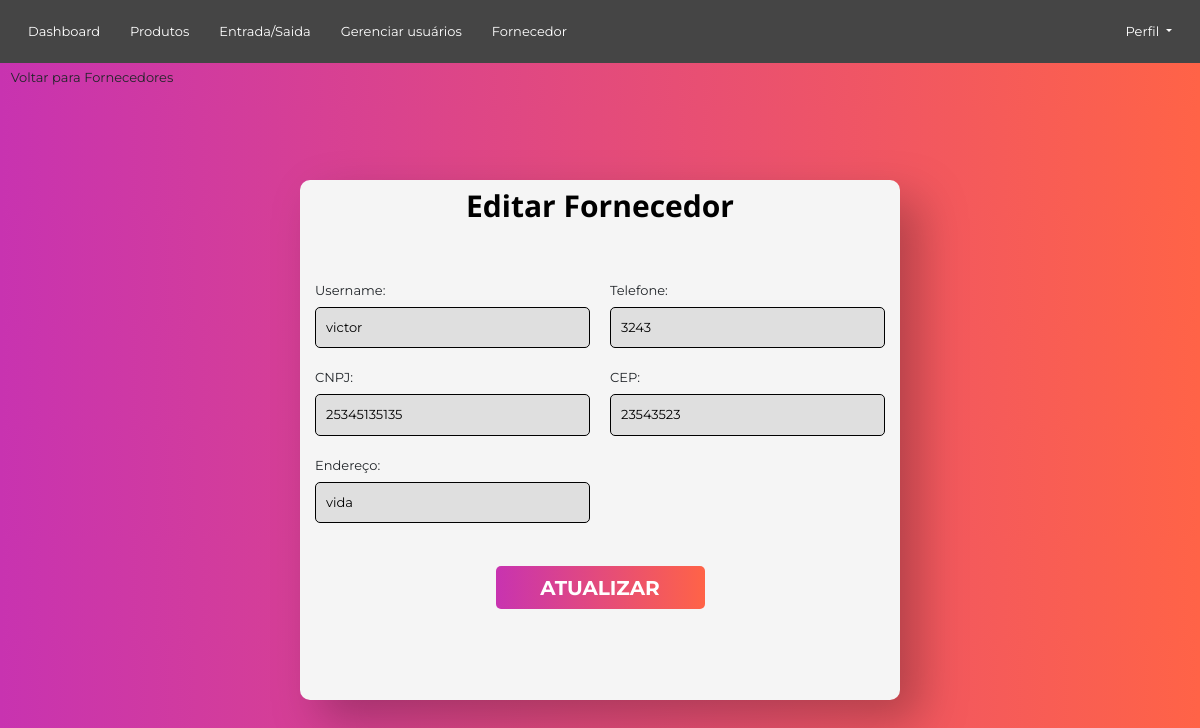
The page /fornecedor/editarFornecedor/1 (signed in) on the database its author committed.
### Fornecedores/models.py (models this page shows, shortened)
class Fornecedor(models.Model):
    idFornecedor = models.AutoField(primary_key=True)
    nomeFornecedor = models.CharField(max_length=30, validators = [valida_texto])
    endereco = models.CharField(max_length=30)
    telefone = models.CharField(max_length=20)
    cep = models.CharField(max_length=8)
    cnpj = models.CharField(max_length=14)

### Fornecedores/views.py (the view)
# urls.py: path('editarFornecedor/<int:id>',editarFornecedor_view, name="editarFornecedor_view"),
def editarFornecedor_view(request, id):
    if(verifica_login(request)):
        fornecedor = fornecedor_existe(id)
        return render(request, "updateFornecedor.html", {"fornecedor": fornecedor})
    else:
        redirect(login_view)

### Fornecedores/views.py (called while the page is built)
def fornecedor_existe(id):
    try:
        fornecedor = Fornecedor.objects.get(idFornecedor= id)
        return fornecedor
    except Fornecedor.DoesNotExist:
        return None

### login/views.py (called while the page is built)
def verifica_login(request):
        return 'user_id' in request.session

### Fornecedores/templates/updateFornecedor.html (shortened to what this page needs)
{% extends 'base.html' %}
{% load static %}
{% block content%}
<link rel="stylesheet" href="{% static 'css/forms.css' %}">
<div class="retangulo">
    <ul>
        <li>
            <a href="{% url 'fornecedor_view' %}" class="btn btn-transparent">Voltar para Fornecedores</a>
        </li>
    </ul>
</div>
<div class="retangulo_Editar">
    <div class="title_Editar">Editar Fornecedor</div>
        <form action="{% url 'updateFornecedor_view' fornecedor.idFornecedor %}" class="editar-form" method="POST">
            <div class="form-group">
                <div class="form-control_campos">
                    <label for="username">Username:</label>
                    <input type="text" id="nomeFornecedor" name="nomeFornecedor" value="{{fornecedor.nomeFornecedor}}">
                </div>
                <div class="form-control_campos">
                    <label for="telefone">Telefone:</label>
                    <input type="text" id="telefone" name="telefone" value="{{fornecedor.telefone}}">
                </div>
                <div class="form-control_campos">
                    <label for="CNPJ">CNPJ:</label>
                    <input type="text" id="cnpj" name="cnpj" value="{{fornecedor.cnpj}}">
                </div>
                <div class="form-control_campos">
                    <label for="cep">CEP:</label>
                    <input type="text" id="cep" name="cep" value="{{fornecedor.cep}}">
                </div>
                <div class="form-control_campos">
                    <label for="endereco">Endereço:</label>
                    <input type="text" id="endereco" name="endereco" value="{{fornecedor.endereco}}">
                </div>
            </div>
            <button type="submit" class="btn-submit">Atualizar</button>
        </form>
    </div>
{% endblock %}

### Static/css/base.css (style rules this page uses)
* { margin:auto; padding: 0; box-sizing: border-box; font-family: 'Open Sans', sans-serif; font-size: 15px ; outline: none; }

### Static/css/forms.css (style rules this page uses)
* { margin: 0px; font-family: 'Montserrat', sans-serif; font-size: 13px; }
body { background: linear-gradient(to right, rgba(200, 51, 176), rgba(255, 99, 71)); }
.title_Editar { position: absolute; top: 1%; left: 50%; transform: translateX(-50%); flex-shrink: 0; color: #000; text-align: center; font-family: Open Sans; font-size: 30px; font-style: normal; font-weight: 700; line-height: normal; }
.retangulo_Editar { width: 600px; height: 520px; background-color: #F5F5F5; filter: drop-shadow(20px 20px 23px rgba(0, 0, 0, 0.25)); border-radius: 10px; position: absolute; top: 55%; left: 50%; transform: translate(-50%, -50%); z-index: -1; display: flex; align-items: center; flex-direction: column; flex-wrap: nowrap; justify-content: center; }
.editar-form { padding: 5px; border-radius: 10px; width: 100%; height: 100%; display: flex; align-items: center; flex-wrap: wrap; align-content: center; flex-direction: column; justify-content: center; }
.form-group { height: auto; display: flex; align-items: flex-start; justify-content: flex-start; flex-wrap: wrap; flex-direction: space-between; }
.form-control_campos { width: calc(50% - 10px); padding: 5px; margin: 5px; box-sizing: border-box; border: none; position: relative; }
.form-control_campos input { width: 100%; padding: 10px; box-sizing: border-box; border: 1.5px solid #000; background: rgba(222, 222, 222, 0.93); border-radius: 5px; font-family: 'Montserrat', sans-serif; }
.btn-submit { width: 209px; height: 43px; margin-top: 20px; border-radius: 5px; font-size: 20px; font-weight: bold; background-image: linear-gradient(to right, rgba(200, 51, 176), rgba(255, 99, 71)); border: none; cursor: pointer; text-transform: uppercase; color: #FFFF; display: block; margin-left: auto; margin-right: auto; }
label { display: inline-block; margin-bottom: 0.5rem; }

### rows shown on the page
Fornecedor: nomeFornecedor "victor", telefone "3243", cnpj "25345135135", cep "23543523", endereco "vida"
